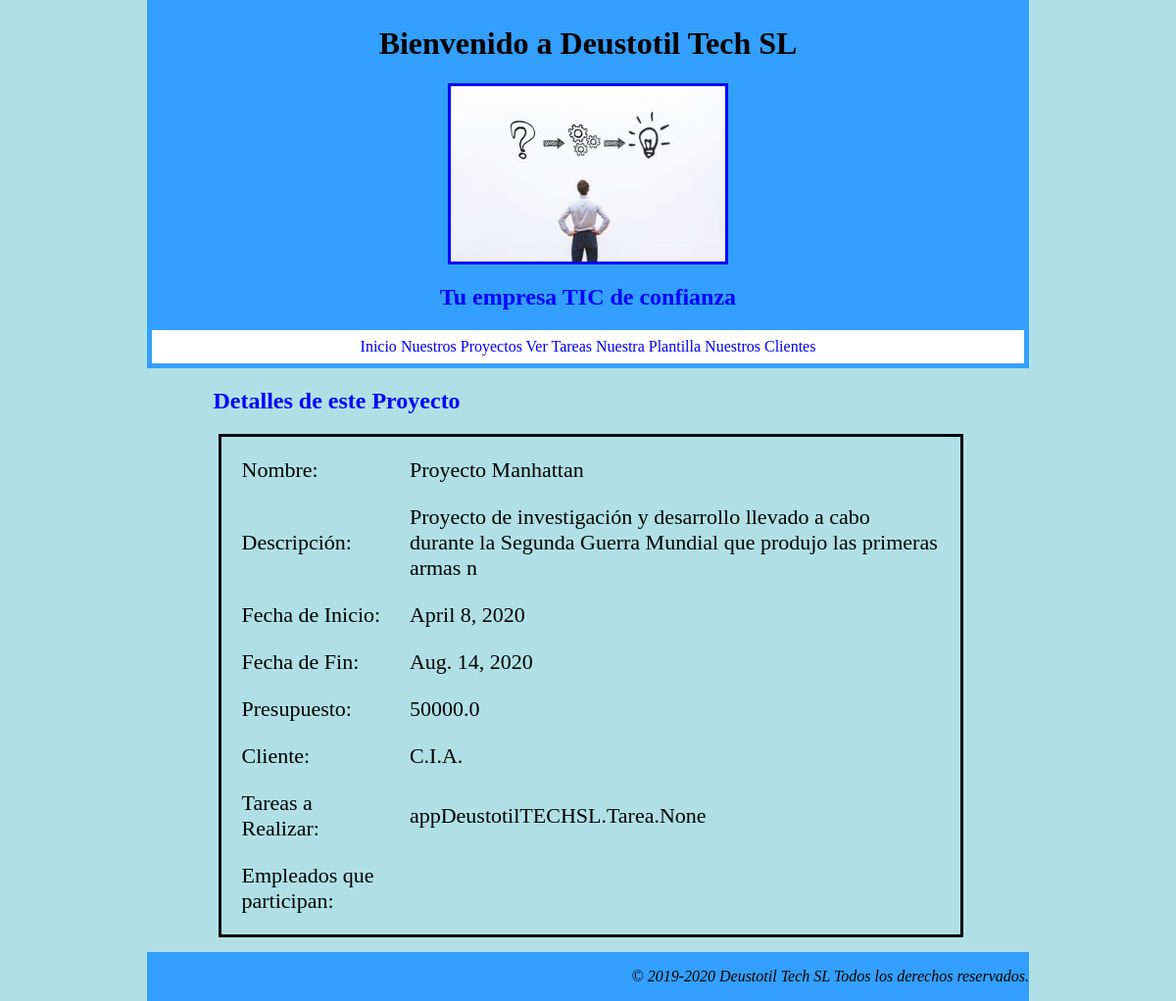
/index/lista_proyectos/4/, run on an earlier commit of the app's database.
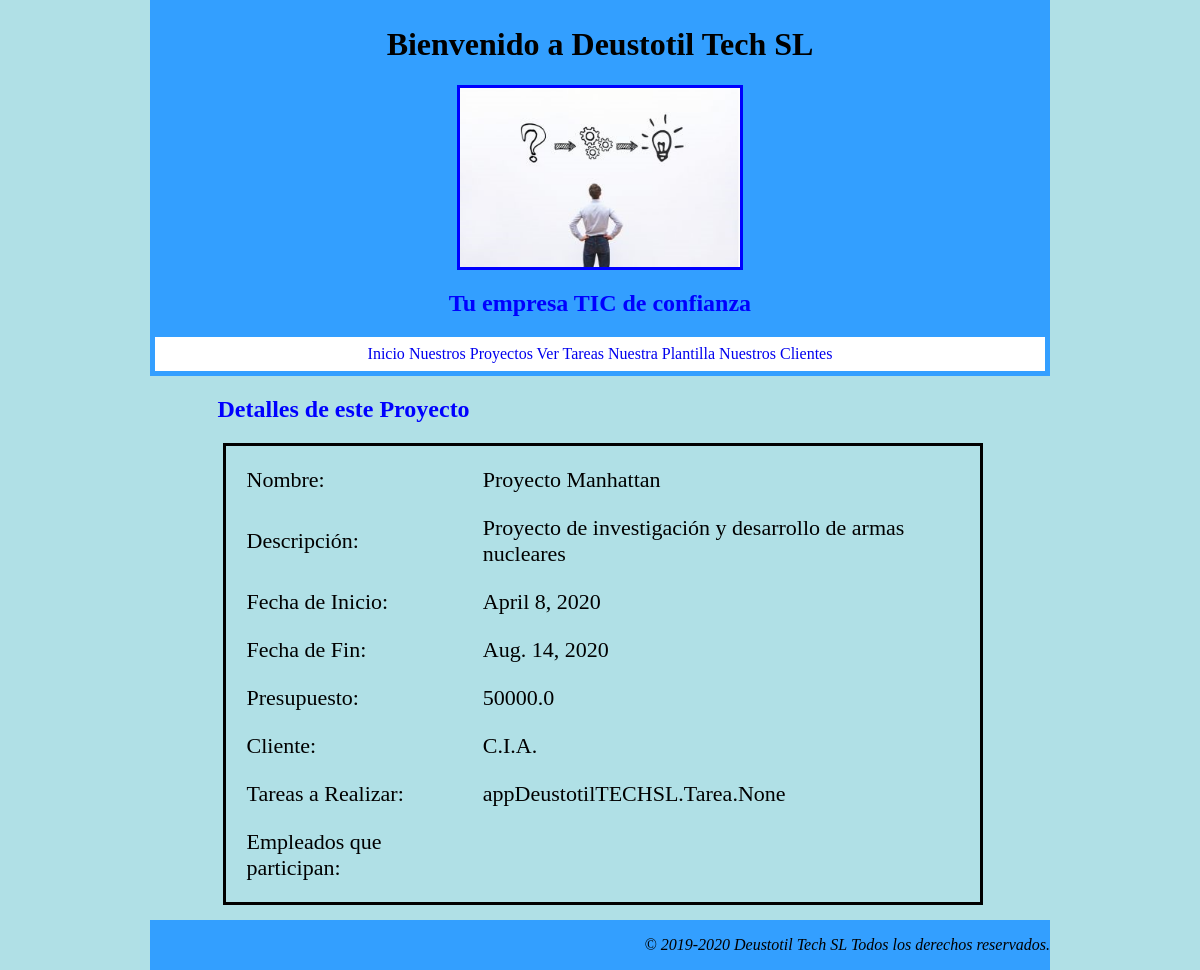
And on a later commit of the database.
### appDeustotilTECHSL/models.py (models this page shows, shortened)
class Proyecto(models.Model):
    nombre = models.CharField(max_length=25)
    descripcion = models.CharField(max_length=120)
    fecha_inicio = models.DateField(default=date.today())
    fecha_fin = models.DateField(default=date.today())
    presupuesto = models.FloatField(default=0)
    cliente = models.ForeignKey(Cliente, null=True, on_delete=models.SET_NULL)
    tareas_a_realizar = models.ManyToManyField(Tarea)
    empleados = models.ManyToManyField(Empleado)

class Cliente(models.Model):
    nombre_empresa = models.CharField(max_length=25)
    nombre_contacto = models.CharField(max_length=25)
    apellido1_contacto = models.CharField(max_length=25)
    apellido2_contacto = models.CharField(max_length=25)
    telf_cliente = models.IntegerField()
    email_cliente = models.EmailField()
    def __str__(self):
        return f'{self.nombre_empresa}'

### appDeustotilTECHSL/views.py (the view)
# urls.py: path('lista_proyectos/<int:pk>/', views.ProyectoDetailView.as_view(), name='proyecto'),
class ProyectoDetailView(DetailView):
    model = Proyecto
    template_name = 'proyecto.html'
    def get_context_data(self, **kwargs):
        context = super(ProyectoDetailView, self).get_context_data(**kwargs)
        context['titulo_pagina'] = 'Detalles de este Proyecto'
        return context

### appDeustotilTECHSL/templates/proyecto.html
{% extends "index.html" %}
{% block contenido %}
<table class="tablaObjeto">
    <tr>
        <td>Nombre:</td>
        <td>{{ proyecto.nombre }}</td>
    </tr>
    <tr>
        <td>Descripción:</td>
        <td>{{ proyecto.descripcion }}</td>
    </tr>
    <tr>
        <td>Fecha de Inicio:</td>
        <td>{{ proyecto.fecha_inicio}}</td>
    </tr>
    <tr>
        <td>Fecha de Fin:</td>
        <td>{{ proyecto.fecha_fin }}</td>
    </tr>
    <tr>
        <td>Presupuesto:</td>
        <td>{{ proyecto.presupuesto }}</td>
    </tr>
    <tr>
        <td>Cliente:</td>
        <td>{{ proyecto.cliente }}</td>
    </tr>
    <tr>
        <td>Tareas a Realizar:</td>
        <td>{{ proyecto.tareas_a_realizar }}</td>
    </tr>
        <tr>
        <td>Empleados que participan:</td>
        <td>{{ proyecto.empleados_participan }}</td>
    </tr>
</table>
{% endblock %}

What changed in the data, as far as the page shows it:
changed Proyecto "Proyecto Manhattan": descripcion "Proyecto de investigación y desarrollo llevado a cabo durante la Segunda Guerra Mundial que produjo las primeras armas n" → "Proyecto de investigación y desarrollo de armas nucleares"
